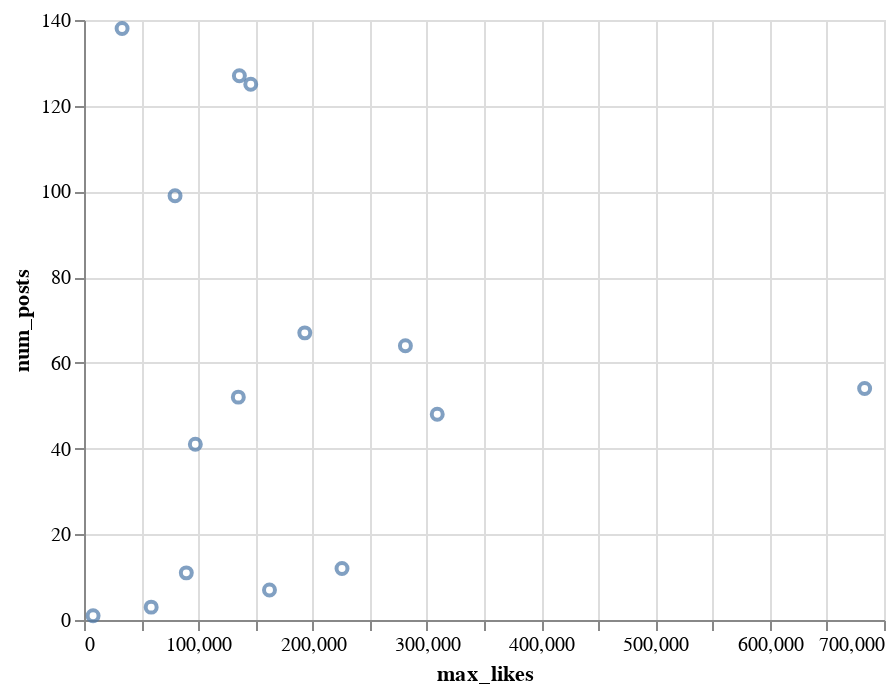

The code cell stored with this chart in its notebook:
### Code cell
alt.Chart(merged).mark_point().encode(
    x = alt.X("max_likes:Q"),
    y = alt.Y("num_posts:Q")
)

### Figure 1 — Vega-Lite specification as saved in the notebook (floating-point values rounded to 4 significant figures)
{"config": {"view": {"continuousWidth": 400, "continuousHeight": 300}}, "data": {"name": "data-0ba432bc091f45584892cddca87b55e1"}, "mark": "point", "encoding": {"x": {"type": "quantitative", "field": "max_likes"}, "y": {"type": "quantitative", "field": "num_posts"}}, "$schema": "https://vega.github.io/schema/vega-lite/v4.8.1.json", "datasets": {"data-0ba432bc091f45584892cddca87b55e1": [{"username": "Bad Bunny", "max_likes": 89518, "num_posts": 11}, {"username": "Coldplay", "max_likes": 135965, "num_posts": 127}, {"username": "David Guetta", "max_likes": 97425, "num_posts": 41}, {"username": "Doja Cat", "max_likes": 7950, "num_posts": 1}, {"username": "Drake", "max_likes": 58786, "num_posts": 3}, {"username": "Dua Lipa", "max_likes": 145908, "num_posts": 125}, {"username": "Ed Sheeran", "max_likes": 193194, "num_posts": 67}, {"username": "Eminem", "max_likes": 683056, "num_posts": 54}, {"username": "Harry Styles", "max_likes": 281233, "num_posts": 64}, {"username": "Imagine Dragons", "max_likes": 79675, "num_posts": 99}, {"username": "Justin Bieber", "max_likes": 309083, "num_posts": 48}, {"username": "Rihanna", "max_likes": 225755, "num_posts": 12}, {"username": "SAM SMITH", "max_likes": 33326, "num_posts": 138}, {"username": "Taylor Swift", "max_likes": 162305, "num_posts": 7}, {"username": "The Weeknd", "max_likes": 135023, "num_posts": 52}]}}
